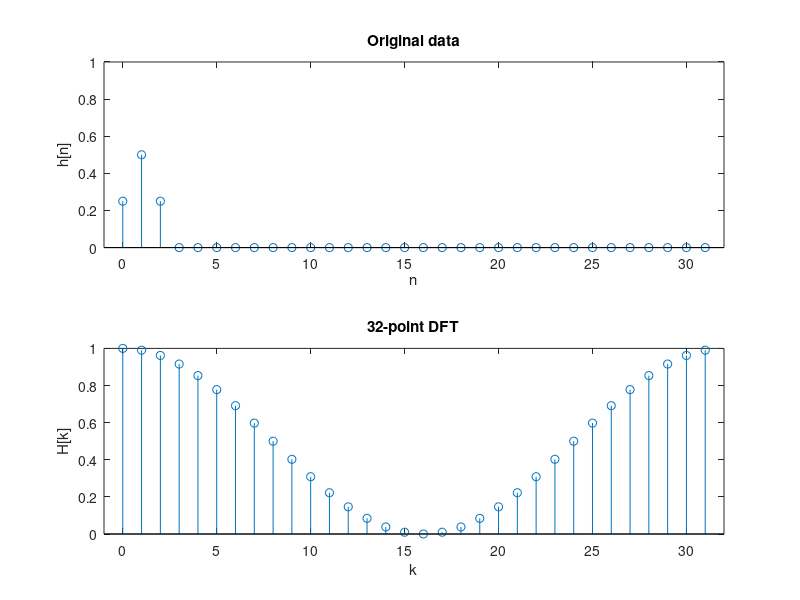

This figure's MATLAB source:
clc; clear;

point = 32;

M = 1:point;
w = 2*pi/point;
h = [1/4, 1/2, 1/4, zeros(1, point-3)];
H = zeros(1, point);

for k = M
    for row = M
        H(k) = H(k) + h(row)*exp(-1i*w*(k-1)*(row-1));
    end
end

subplot(211)
stem(M-1, h(M))
xlabel('n')
ylabel('h[n]')
axis([-1 point 0 1])
title('Original data')

subplot(212)
stem(M-1, abs(H(M)))
xlabel('k')
ylabel('H[k]')
axis([-1 point 0 1])
title([num2str(point), '-point DFT'])


